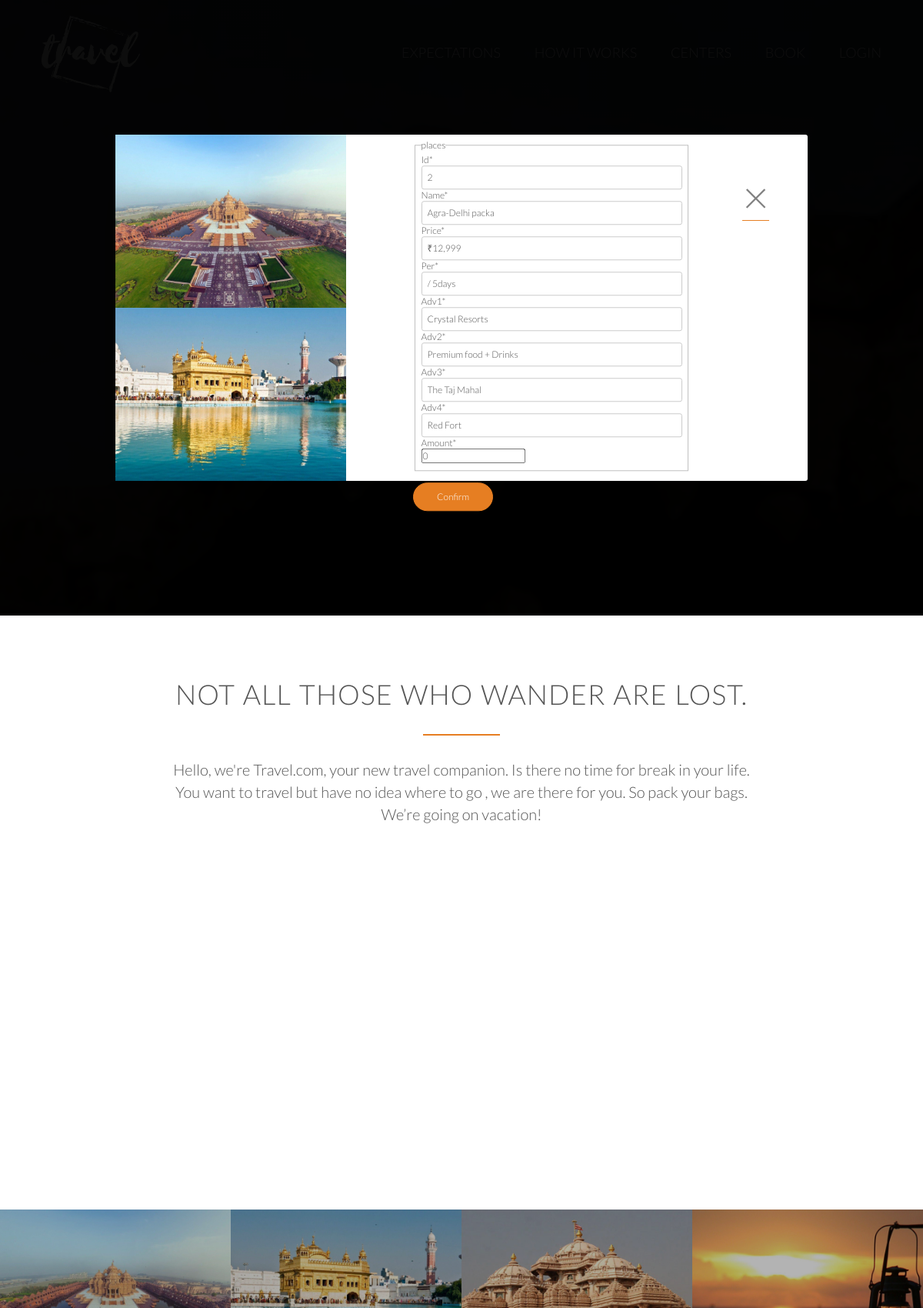
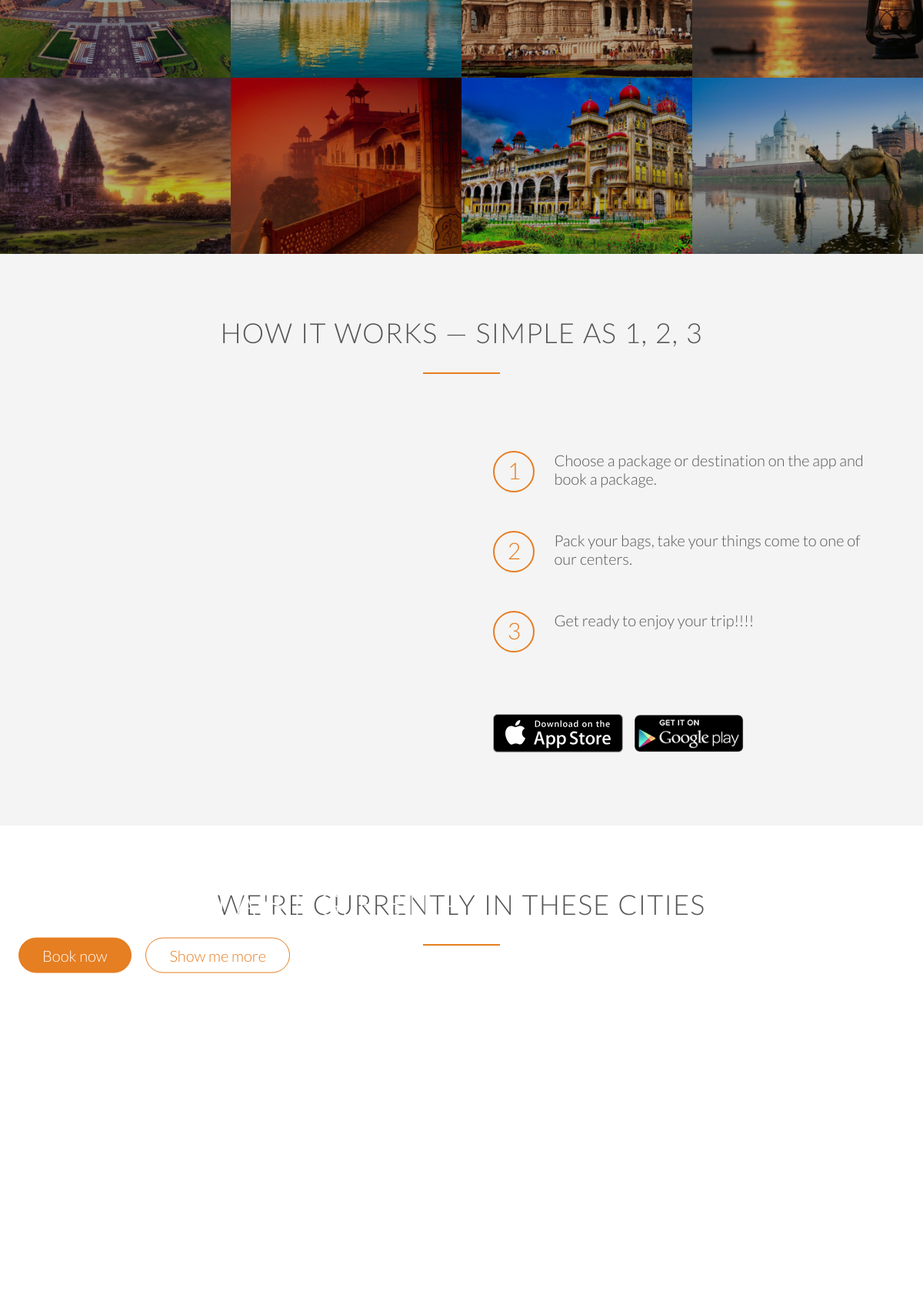
Screenshot of /post/2/update/ (signed in, upper part) with the database file from the repository (2 pictures, top to bottom).
### blog/models.py (models this page shows, shortened)
class Places(models.Model):
    id = models.CharField(primary_key=True,max_length=10)
    name = models.CharField(max_length=100)
    price = models.CharField(max_length=100)
    per = models.CharField(max_length=100)
    adv1 = models.CharField(max_length=100)
    adv2 = models.CharField(max_length=100)
    adv3 = models.CharField(max_length=100)
    adv4 = models.CharField(max_length=100)
    amount = models.IntegerField(default=0)

### blog/views.py (the view, shortened to what this page needs)
# urls.py: path('post/<str:pk>/update/', PostUpdateView.as_view(), name='post-update'),
class PostUpdateView(LoginRequiredMixin, UserPassesTestMixin, UpdateView):
    model = Places
    fields = ['id', 'name', 'price', 'per',
              'adv1', 'adv2', 'adv3', 'adv4', 'amount']
    def test_func(self):
        place = self.get_object()
        return True

### blog/templates/blog/places_form.html (shortened to what this page needs)
        {% extends 'users/base.html' %}
            {% block users %}
            {% load static %}
            <div class="popup" id="popup">
                  <div class="popup__contents">
                    <div class="left">
                     <img src="{% static "resources/img/1.jpg"%}" alt="Image1">
                    <img src="{% static "resources/img/2.jpg"%}" alt="Image1">
                    </div>
                    <div class="right">
                      <a href="/home"  class="popup__close">&times;</a>
                        {% load crispy_forms_tags %}
                            <div class="content-section">
                              <form method="POST" id="user-form"  style="width:80%;height:10px; margin-bottom:95%; margin-left:10%;">
                                  <fieldset class="form-group">
                                      <legend class="border-bottom mb-4">places</legend>
                                      {{ form|crispy }}
                                  </fieldset>
                                  <div class="form-group">
                                    <br>
                                      <a href="#" class="btn btn-full" id="register-button">Confirm</a>
                                  </div>
                              </form>
                            </div>
                        </div>
                  </div>
                  </div>
        {% endblock %}

### blog/static/resources/css/style.css (style rules this page uses)
* { margin: 0; padding: 0; box-sizing: border-box; }
html, body { background-color: #fff; color: #555; font-family: 'Lato', 'Arial', sans-serif; font-weight: 300; font-size: 20px; text-rendering: optimizeLegibility; overflow-x: hidden; }
a:link, a:visited { color: #e67e22; text-decoration: none; padding-bottom: 1px; border-bottom: 1px solid #e67e22; -webkit-transition: border-bottom 0.2s, color 0.2s; transition: border-bottom 0.2s, color 0.2s; }
.btn:link, .btn:visited, input[type=submit] { display: inline-block; padding: 10px 30px; font-weight: 300; text-decoration: none; border-radius: 200px; -webkit-transition: background-color 0.2s, border 0.2s, color 0.2s; transition: background-color 0.2s, border 0.2s, color 0.2s; }
.btn-full:link, .btn-full:visited, input[type=submit] { background-color: #e67e22; border: 1px solid #e67e22; color: #fff; margin-right: 15px; }
input[type=text], input[type=email], select, textarea { width: 100%; padding: 7px; border-radius: 3px; border: 1px solid #ccc; }
.popup { height: 100vh; width: 100%; position: fixed; top: 0; left: 0; background-color: rgba(0,0,0,0.95); z-index: 9999; opacity: 1; visibility:visible; transition: all .3s; }
.popup .popup__contents { position: absolute; top: 50%; left: 50%; transform: translate(-50% , -50%); width: 75%; background-color: white; box-shadow: 0 2rem 4rem rgba(0,0,0, 0.2); border-radius: 3px; display: table; opacity: 1; transform: translate(-50%, -50%) scale(auto); transition: all .5s .2s; }
.popup .popup__contents .left { width: 33.333333%; display: table-cell; }
.popup .popup__contents .left img { display: block; width: 100%; }
.popup .popup__contents .right { width: 66.6666667%; display: table-cell; vertical-align: middle; padding: 3rem 5rem; }
.popup .popup__contents .right .content-section { position: absolute; top: 50%; left: 63%; transform: translate(-50% , -50%); width: 50%; font-size: 12px; margin: 0px; }
.popup .popup__contents .right .popup__close:link { color: grey; position: absolute; top: 2.5rem; right: 2.5rem; font-size: 3rem; text-decoration: none; display: inline-block; transition: all .2s; line-height: 1; }

### rows the page displays
Places: id "2", name "Agra-Delhi packa", price "₹12,999", per "/ 5days", adv1 "Crystal Resorts", adv2 "Premium food + Drinks", adv3 "The Taj Mahal", adv4 "Red Fort", amount "0"
